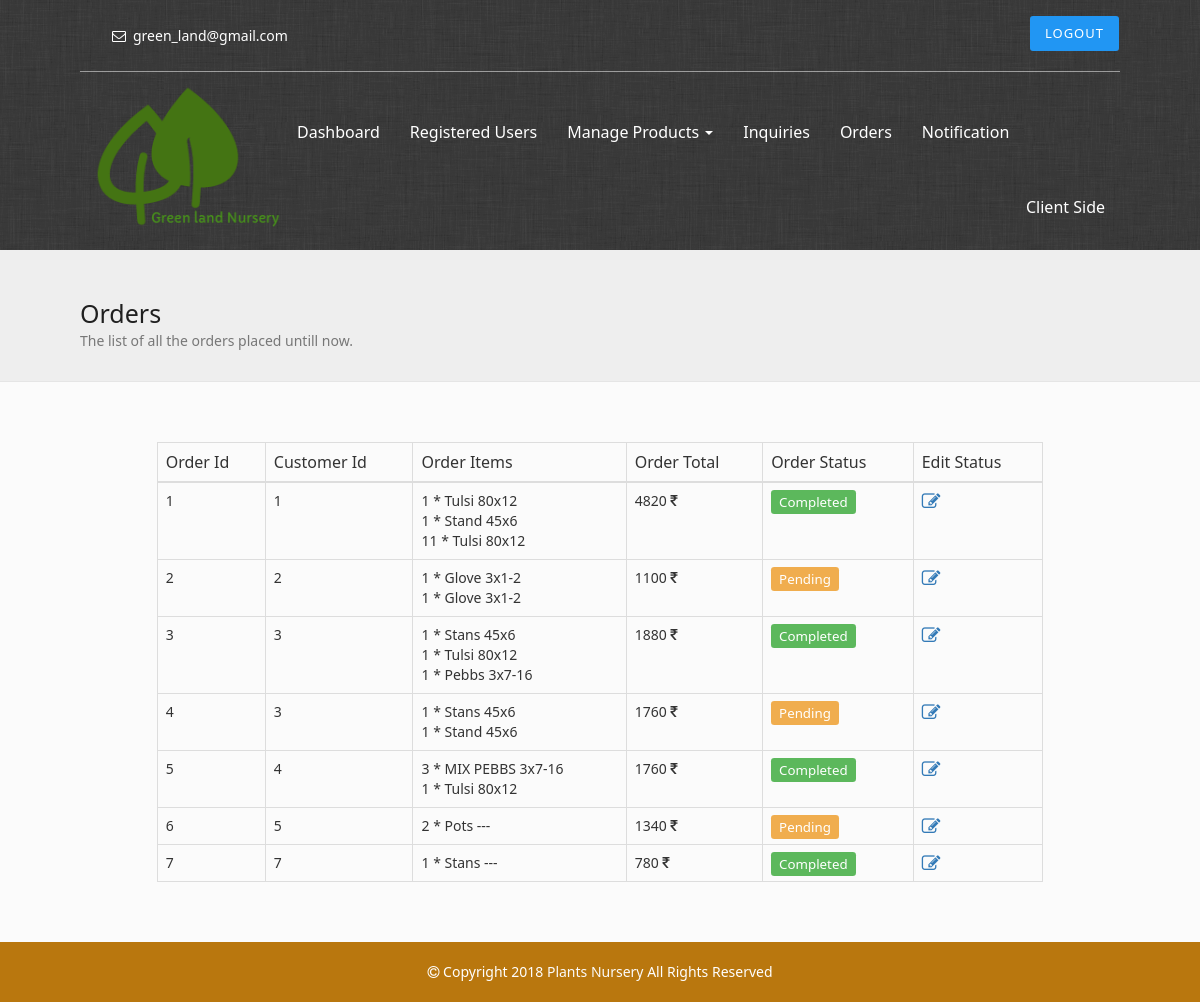
Screenshot of /admin/orders.php (signed in) with the database file from the repository.
### tables this page shows
CREATE TABLE IF NOT EXISTS `orders` (
  `id` int(11) NOT NULL AUTO_INCREMENT,
  `cust_id` int(11) NOT NULL,
  `items` text NOT NULL,
  `status` varchar(15) NOT NULL,
  PRIMARY KEY (`id`)
);

### admin/orders.php (the view, shortened to what this page needs)
<!DOCTYPE html>
<html lang="en">
<head>
	<?php include 'include/head.php'; include 'php/access.php';?>
</head>
<body>
	<?php include 'include/navbar.php'; ?>
	<header class="nav-bg">
	</header>
	<div class="pageheader">
		<div class="container">
			<div class="row">
				<div class="col-xs-12">
					<h2>Orders</h2>
					<span>The list of all the orders placed untill now.</span>
				</div>
			</div>
		</div>
	</div>
	<div class="container first-container">
		<div class="row">
			<div class="col-xs-10 col-xs-offset-1">
				<table class="table table-bordered table-hover">
					<thead>
						<tr>
							<th>Order Id</th>
							<th>Customer Id</th>
							<th>Order Items</th>
							<th>Order Total</th>
							<th>Order Status</th>
							<th>Edit Status</th>
						</tr>
					</thead>
					<tbody>
					<?php
						require 'php/connect.php';
						$str = "SELECT * FROM orders";
						$que = mysqli_query($conn,$str);
						if (mysqli_num_rows($que) > 0) {
							while ($row = mysqli_fetch_array($que))
							{
								$cart = json_decode($row['items'],true);
								$total_items = count($cart);
								$total_price = 0;
								$data = " ";
								for ($i=0; $i <$total_items ; $i++) {
									$total_price += $cart[$i]['total'];
									$data .= $cart[$i]['qty']." * ".$cart[$i]['name']." ".$cart[$i]['size']."<br>";
								}
								$status = strtolower($row['status']);
								if ($status == "pending") {
									$status = '<span class="label label-warning">'.$row['status'].'</sapn>';
								}
								elseif ($status == "shipped") {
									$status = '<span class="label label-primary">'.$row['status'].'</sapn>';
								}
								elseif ($status == "completed") {
									$status = '<span class="label label-success">'.$row['status'].'</sapn>';
								}
								else {}
									echo '
								<tr>
									<td>'.$row['id'].'</td>
									<td>'.$row['cust_id'].'</td>
									<td>'.$data.'</td>
									<td>'.$total_price.' <i class="fa fa-inr"></i></td>
									<td style="text-transform:capitalize">'.$status.'</td>
									<td><a href="order-status.php?oid='.$row['id'].'" style="display:block;"><i class="fa fa-lg fa-edit"></i></a></td>
								</tr>';
							}
						}
					?>
					</tbody>
				</table>
			</div>
		</div>
	</div>
	<?php include 'include/footer.php'; ?>
</body>
</html>

### admin/css/main.css (style rules this page uses)
a, button,a:hover, a:active, button:active { outline: none !important; }
.container, .container-fluid { width: 1070px !important; }
.pageheader { background: #eee; padding: 30px 0; margin-bottom: 60px; border-bottom: 1px solid #e5e5e5; }
.pageheader h2 { font-size: 25px; color: #202020; margin-bottom: 3px; }
.pageheader span { color: #777; }
.first-container { padding:0 0 40px 0; min-height: 210px; }
.nav-bg { background-color: #64B5F6; background-image: url(../images/bg.png); min-height: 250px; color: #FFF; }

### rows the page displays
orders: id "1", cust "1", items "1", items "Tulsi", items "80x12", items "Stand", items "45x6", items "11", total_price "4820", status "Completed"
orders: id "2", cust "2", items "1", items "Glove", items "3x1-2", total_price "1100", status "Pending"
orders: id "3", cust "3", items "1", items "Stans", items "45x6", items "Tulsi", items "80x12", items "Pebbs", items "3x7-16", total_price "1880", status "Completed"
orders: id "4", cust "3", items "1", items "Stans", items "45x6", items "Stand", total_price "1760", status "Pending"
orders: id "5", cust "4", items "3", items "MIX PEBBS", items "3x7-16", items "1", items "Tulsi", items "80x12", total_price "1760", status "Completed"
orders: id "6", cust "5", items "2", items "Pots", items "---", total_price "1340", status "Pending"
orders: id "7", cust "7", items "1", items "Stans", items "---", total_price "780", status "Completed"
